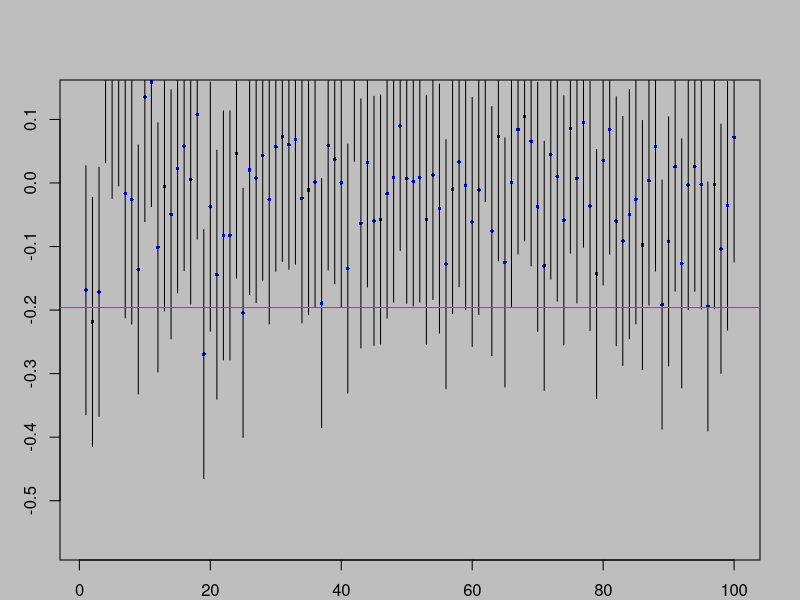

Reproduce this figure in R.
#función segments y aplicacion a intervalo de confianza
# a<-0
# b<-10
# f<-function(x){x^6*exp(-2*x)}
# curve(f,a,b,col=2,lwd=4)
# abline(h=0,v=0)
# grid(nx=10,col="blue",lty = "dotted")
# 
# delta1<-1
# delta2<-1/2
# w<-seq(a,b,delta1)
# z<-w+delta1
# segments(z,0,z,f(z),col=1,lwd = 1)
# for (i in 1:10){
#   segments(z-i*delta1/10,0,z-i*delta1/10,f(z),col=1,lwd=1)
# }
# segments(w,f(z),z,f(z),col=1,lwd = 1)
# 
# delta1<-1/2
# w<-seq(a,b,delta1)
# z<-w+delta1
# for (i in 1:10){
#   segments(z-i*delta1/10,0,z-i*delta1/10,f(z),col=2,lwd=1)
# }
# delta1<-1/3
# w<-seq(a,b,delta1)
# z<-w+delta1
# for (i in 1:10){
#   segments(z-i*delta1/10,0,z-i*delta1/10,f(z),col=3,lwd=1)
# }
# 
# delta1<-1/4
# w<-seq(a,b,delta1)
# z<-w+delta1
# for (i in 1:10){
#   segments(z-i*delta1/10,0,z-i*delta1/10,f(z),col=4,lwd=1)
# }
#INTERVALOS DE CONFIANZA USANDO SEGMENTS

m <- 100# Tamaño de la muestra
n <- 100 # Cantidad de intervalos de confianza
confianza <- 0.95
alpha <- 1-confianza
x <- matrix(0,m,n)
y1 <- 1
y2 <- 1
media <- 1
######### Calculo del intervalo######
for (i in 1:n){
  x[,i] <- rnorm(m)
  media[i] <- mean(x[,i])
  y1[i] <- media[i]-qnorm(alpha/2,lower.tail = FALSE)/sqrt(m)
  y2[i] <- media[i]+qnorm(alpha/2,lower.tail = FALSE)/sqrt(m)
}
###### Gafricar intervalo de confianza######
par(bg="gray",mar=c(2,3,4,2))
plot(media,pch=16,ylim=c(min(y1)-0.1,max(y1)+0.1),col="blue",
     cex=0.5,xlab = "intervalo")
segments(1:n,y1,1:n,y2,lwd=1)
abline(h=c(-qnorm(alpha/2,lower.tail = FALSE)/sqrt(m),qnorm(alpha/2,lower.tail = FALSE)/sqrt(m)),col="magenta",lwd=1)




